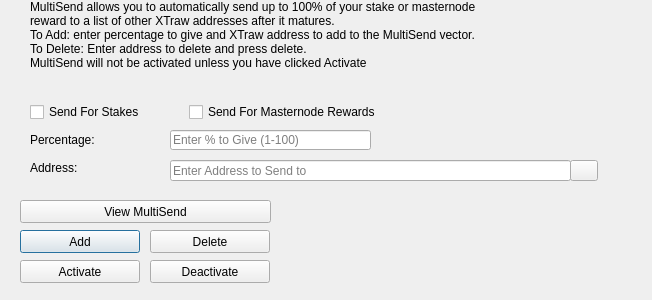
<?xml version="1.0" encoding="UTF-8"?>
<ui version="4.0">
 <class>MultiSendDialog</class>
 <widget class="QDialog" name="MultiSendDialog">
  <property name="windowModality">
   <enum>Qt::NonModal</enum>
  </property>
  <property name="geometry">
   <rect>
    <x>0</x>
    <y>0</y>
    <width>652</width>
    <height>300</height>
   </rect>
  </property>
  <property name="windowTitle">
   <string>MultiSend</string>
  </property>
  <widget class="QLineEdit" name="multiSendPercentEdit">
   <property name="geometry">
    <rect>
     <x>170</x>
     <y>130</y>
     <width>201</width>
     <height>20</height>
    </rect>
   </property>
   <property name="toolTip">
    <string>Enter whole numbers 1 - 100</string>
   </property>
   <property name="placeholderText">
    <string>Enter % to Give (1-100)</string>
   </property>
  </widget>
  <widget class="QLineEdit" name="multiSendAddressEdit">
   <property name="geometry">
    <rect>
     <x>170</x>
     <y>160</y>
     <width>401</width>
     <height>21</height>
    </rect>
   </property>
   <property name="toolTip">
    <string/>
   </property>
   <property name="placeholderText">
    <string>Enter Address to Send to</string>
   </property>
  </widget>
  <widget class="QLabel" name="label_2">
   <property name="geometry">
    <rect>
     <x>30</x>
     <y>0</y>
     <width>451</width>
     <height>121</height>
    </rect>
   </property>
   <property name="lineWidth">
    <number>1</number>
   </property>
   <property name="text">
    <string>MultiSend allows you to automatically send up to 100% of your stake or masternode reward to a list of other XTraw addresses after it matures.
To Add: enter percentage to give and XTraw address to add to the MultiSend vector.
To Delete: Enter address to delete and press delete.
MultiSend will not be activated unless you have clicked Activate</string>
   </property>
   <property name="alignment">
    <set>Qt::AlignLeading|Qt::AlignLeft|Qt::AlignTop</set>
   </property>
   <property name="wordWrap">
    <bool>true</bool>
   </property>
  </widget>
  <widget class="QLabel" name="message">
   <property name="geometry">
    <rect>
     <x>290</x>
     <y>200</y>
     <width>351</width>
     <height>91</height>
    </rect>
   </property>
   <property name="text">
    <string/>
   </property>
  </widget>
  <widget class="QPushButton" name="addButton">
   <property name="geometry">
    <rect>
     <x>20</x>
     <y>230</y>
     <width>120</width>
     <height>23</height>
    </rect>
   </property>
   <property name="toolTip">
    <string/>
   </property>
   <property name="statusTip">
    <string>Add to MultiSend Vector</string>
   </property>
   <property name="text">
    <string>Add</string>
   </property>
  </widget>
  <widget class="QPushButton" name="disableButton">
   <property name="geometry">
    <rect>
     <x>150</x>
     <y>260</y>
     <width>120</width>
     <height>23</height>
    </rect>
   </property>
   <property name="statusTip">
    <string>Deactivate MultiSend</string>
   </property>
   <property name="text">
    <string>Deactivate</string>
   </property>
  </widget>
  <widget class="QPushButton" name="addressBookButton">
   <property name="geometry">
    <rect>
     <x>570</x>
     <y>160</y>
     <width>28</width>
     <height>21</height>
    </rect>
   </property>
   <property name="toolTip">
    <string>Choose an address from the address book</string>
   </property>
   <property name="text">
    <string/>
   </property>
   <property name="icon">
    <iconset resource="../send.qrc">
     <normaloff>:/icons/address-book</normaloff>:/icons/address-book</iconset>
   </property>
   <property name="shortcut">
    <string>Alt+A</string>
   </property>
   <property name="autoDefault">
    <bool>false</bool>
   </property>
  </widget>
  <widget class="QLabel" name="label">
   <property name="geometry">
    <rect>
     <x>30</x>
     <y>130</y>
     <width>121</width>
     <height>20</height>
    </rect>
   </property>
   <property name="toolTip">
    <string>Percentage of stake to send</string>
   </property>
   <property name="text">
    <string>Percentage:</string>
   </property>
  </widget>
  <widget class="QLabel" name="label_5">
   <property name="geometry">
    <rect>
     <x>30</x>
     <y>160</y>
     <width>111</width>
     <height>16</height>
    </rect>
   </property>
   <property name="toolTip">
    <string>Address to send portion of stake to</string>
   </property>
   <property name="text">
    <string>Address:</string>
   </property>
  </widget>
  <widget class="QPushButton" name="deleteButton">
   <property name="geometry">
    <rect>
     <x>150</x>
     <y>230</y>
     <width>120</width>
     <height>23</height>
    </rect>
   </property>
   <property name="toolTip">
    <string/>
   </property>
   <property name="statusTip">
    <string>Delete Address From MultiSend Vector</string>
   </property>
   <property name="text">
    <string>Delete</string>
   </property>
  </widget>
  <widget class="QPushButton" name="activateButton">
   <property name="geometry">
    <rect>
     <x>20</x>
     <y>260</y>
     <width>120</width>
     <height>23</height>
    </rect>
   </property>
   <property name="statusTip">
    <string>Activate MultiSend</string>
   </property>
   <property name="text">
    <string>Activate</string>
   </property>
  </widget>
  <widget class="QPushButton" name="viewButton">
   <property name="geometry">
    <rect>
     <x>20</x>
     <y>200</y>
     <width>251</width>
     <height>23</height>
    </rect>
   </property>
   <property name="toolTip">
    <string/>
   </property>
   <property name="statusTip">
    <string>View MultiSend Vector</string>
   </property>
   <property name="text">
    <string>View MultiSend</string>
   </property>
  </widget>
  <widget class="QWidget" name="horizontalLayoutWidget">
   <property name="geometry">
    <rect>
     <x>30</x>
     <y>100</y>
     <width>351</width>
     <height>24</height>
    </rect>
   </property>
   <layout class="QHBoxLayout" name="horizontalLayout">
    <item>
     <widget class="QCheckBox" name="multiSendStakeCheckBox">
      <property name="text">
       <string>Send For Stakes</string>
      </property>
     </widget>
    </item>
    <item>
     <widget class="QCheckBox" name="multiSendMasternodeCheckBox">
      <property name="text">
       <string>Send For Masternode Rewards</string>
      </property>
     </widget>
    </item>
   </layout>
  </widget>
 </widget>
 <resources>
  <include location="../xtraw.qrc"/>
 </resources>
 <connections/>
</ui>
